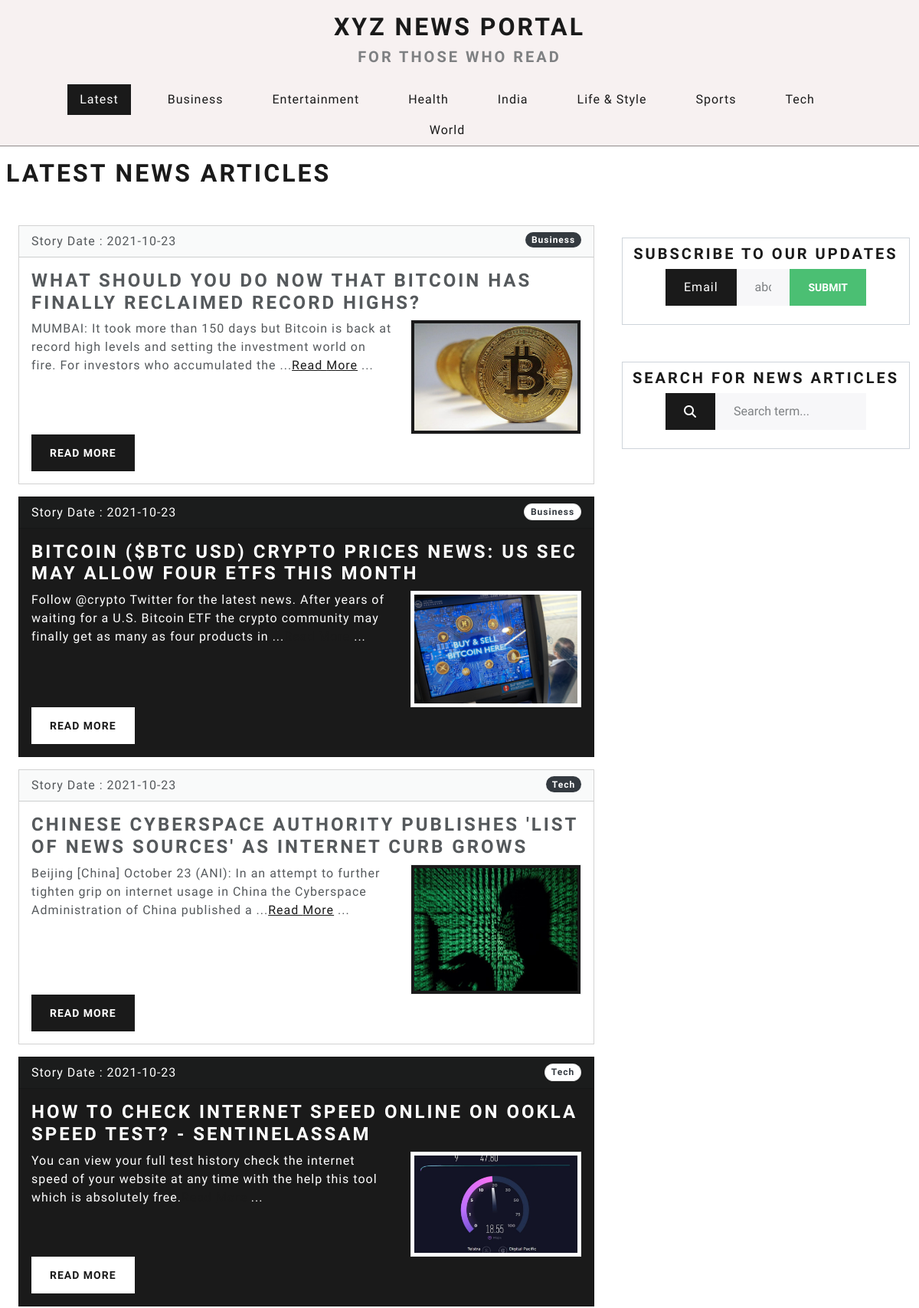
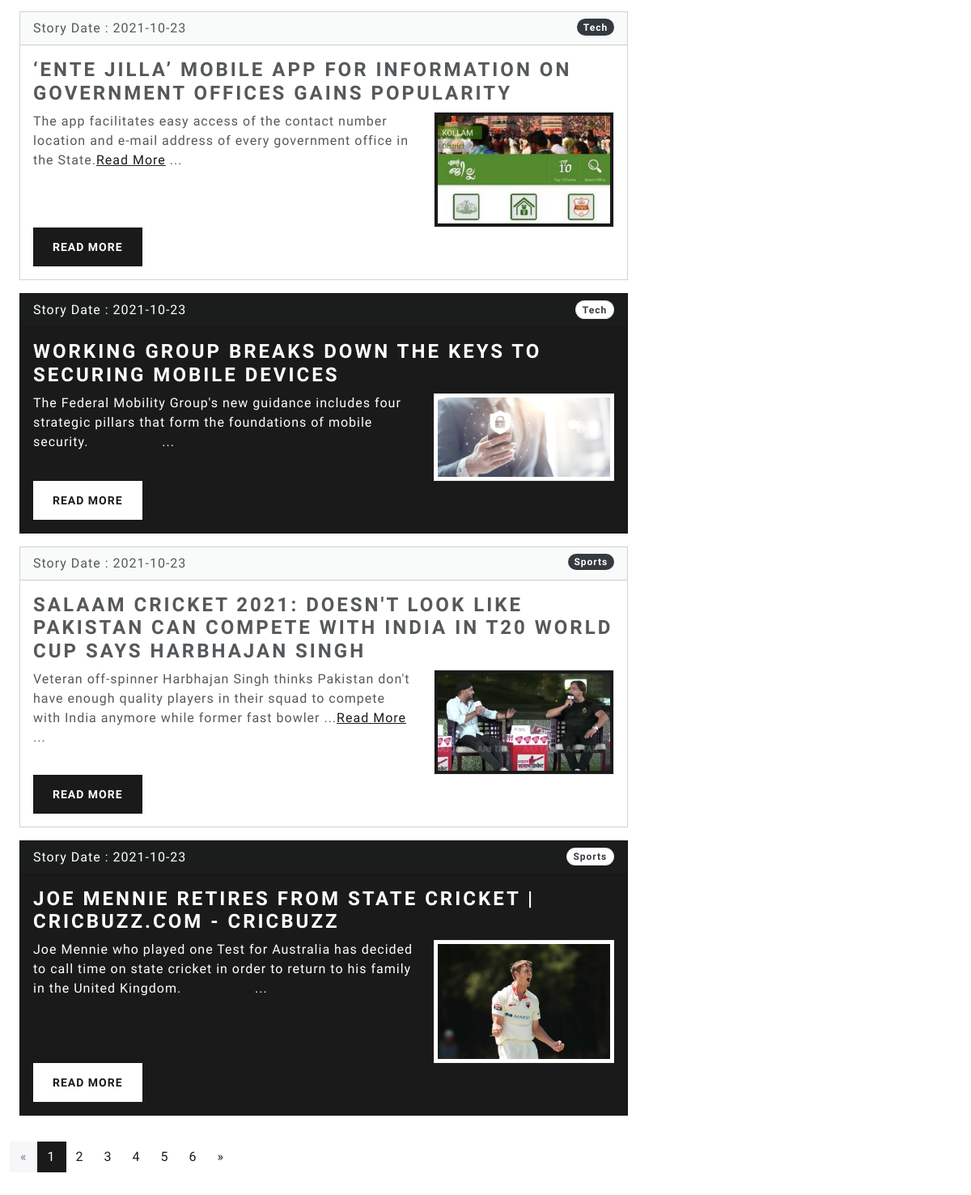
The page / on the database its author committed (2 pictures, top to bottom).
### tables this page shows
CREATE TABLE `article` (
  `article_id` int(11) NOT NULL,
  `article_title_img` text NOT NULL,
  `article_title` text NOT NULL,
  `article_category` text NOT NULL,
  `article_desc` text NOT NULL,
  `article_visit` int(11) NOT NULL DEFAULT 0,
  `admin_id` int(11) NOT NULL,
  `article_img1` text DEFAULT '',
  `article_img2` text DEFAULT '',
  `article_img3` text DEFAULT '',
  `article_status` int(11) NOT NULL DEFAULT 1,
  `article_date` date NOT NULL DEFAULT current_timestamp()
);

### index.php (the view, shortened to what this page needs)
<?php
    require('./config/db.php');
    if (!isset ($_GET['page']) ) {
        $page = 1;
    } else {
        $page = $_GET['page'];
    }
    $posts_per_page = 8;
    $page_first_result = ($page-1) * $posts_per_page;
    $query_allPosts = 'select count(*) from article where article_status = 1';
    $query_paginatedPosts = 'select * from article where article_status = 1 order by article_id desc limit '.$page_first_result.','.$posts_per_page;
    $query_allCategories = "select distinct article_category from article order by article_category";
    $results_all = mysqli_query($conn,$query_allPosts);
    $results_paginated = mysqli_query($conn,$query_paginatedPosts);
    $results_allCategories = mysqli_query($conn,$query_allCategories);
    $num_posts = mysqli_fetch_assoc($results_all);
    $num_pages = ceil($num_posts["count(*)"] / $posts_per_page);
    $posts = mysqli_fetch_all($results_paginated,MYSQLI_ASSOC);
    $allCategories = mysqli_fetch_all($results_allCategories,MYSQLI_ASSOC);
?>
<!DOCTYPE html>
<html lang="en">
<head>
    <link rel="stylesheet" href="css/main.css">
    <link rel="stylesheet" href="https://bootswatch.com/5/lux/bootstrap.css">
</head>
<body>
    <div class="header">
        <div class="container-fluid">
            <a href="index.php" id="banner">
                <div class="text-center py-3">
                    <h1>XYZ News Portal</h1>
                    <h4 class="text-muted">For those who read</h4>
                </div>
            </a>
            <div class="container-md">
                <ul class="nav nav-pills justify-content-center">
                    <li class="nav-item">
                    <a class="nav-link active" href="index.php">Latest</a>
                    </li>
                    <?php foreach($allCategories as $cat): ?>
                        <li class="nav-item">
                        <a class="nav-link" href="categorizedPosts.php?category=<?php echo str_replace(" & ","_",$cat['article_category']); ?>"><?php echo $cat['article_category']; ?></a>
                        </li>
                    <?php endforeach; ?>
                </ul>
            </div>
        </div>
    </div>
    <div class="main-content container-lg-12 mx-0">
        <h1 class="mx-2 pt-3">Latest News articles</h1>
        <div class="container-lg-12 main-container mx-0">
            <div class="row mx-0 my-3">
                <div class="col-lg-8 my-2">
                    <div class="row my-3 mx-auto">
                        <?php $N = 0;?>
                        <?php foreach($posts as $post) : ?>
                        <?php $N++; ?>
                        <?php if($N % 2 == 0) : ?>
                        <div class="col-lg-12 my-2">
                            <div class="card text-white bg-primary">
                                    <div class="card-header">
                                        Story Date : <?php echo $post['article_date'];?>
                                        <span class="badge rounded-pill bg-light" style="float:right;"><?php echo $post['article_category'];?></span>
                                    </div>
                                    <div class="card-body">
                                        <h3 class="card-title"><?php echo $post['article_title']; ?></h3>
                                        <div class="row">
                                            <?php
                                                $words = explode(" ",$post['article_desc']);
                                            ?>
                                            <div class="col-lg-8 mr-1"><p class="card-text"><?php
                                            for($i=0;$i<50;$i++){
                                                echo $words[$i].' ';
                                            }
                                            echo '...';
                                            ?>
                                            </p></div>
                                            <div class="col-lg-4 ml-1"><div id="card-thumb"><img class="img-thumbnail" src="admin/assets/upload/article/<?php echo $post['article_title_img']?>" alt=""></div></div>
                                        </div>
                                        <div class="btn btn-secondary"><a style="text-decoration:none;" href="post.php?id=<?php echo $post['article_id']; ?>">Read More</a></div>
                                    </div>
                            </div>
                        </div>
                        <?php endif; ?>
                        <?php if($N % 2) : ?>
                        <div class="col-lg-12 my-2">
                            <div class="card bg-secondary">
                                    <div class="card-header">
                                    Story Date : <?php echo $post['article_date'];?>
                                        <span class="badge rounded-pill bg-dark" style="float:right;"><?php echo $post['article_category'];?></span>
                                    </div>
                                    <div class="card-body">
                                        <h3 class="card-title"><?php echo $post['article_title']; ?></h3>
                                        <div class="row">
                                            <?php
                                                $words = explode(" ",$post['article_desc']);
                                            ?>
                                            <div class="col-lg-8 mr-1"><p class="card-text"><?php
                                            for($i=0;$i<50;$i++){
                                                echo $words[$i].' ';
                                            }
                                            echo '...';
                                            ?></p></div>
                                            <div class="col-lg-4 ml-1"><div id="card-thumb"><img class="img-thumbnail bg-primary" src="admin/assets/upload/article/<?php echo $post['article_title_img']?>" alt=""></div></div>
                                        </div>
                                        <div class="btn btn-primary"><a style="text-decoration:none; color:white;" href="post.php?id=<?php echo $post['article_id']; ?>">Read More</a></div>
                                    </div>
                            </div>
                        </div>
                        <?php endif; ?>
                        <?php endforeach; ?>
                    </div>
                </div>
                <div class="col-sm-4 mx-auto">
                    <div class=" border border-secondary p-2 my-5">
                        <h4 class="text-center">Subscribe to our updates</h4>
                        <form action="<?php $_SERVER['PHP_SELF'];?>" class="form-group mx-5" method="post">
                            <div class="input-group mb-3">
                            <span class="bg-primary text-white input-group-text">Email</i></span>
                            <input type="text" class="form-control" aria-label="email" name='email' placeholder="abc@example.com">
                            <button type="submit" class="btn btn-success" name="submit">Submit</button>
                            </div>
                        </form>
                    </div>
                    <div class=" border border-secondary search-box p-2 my-5">
                        <h4 class="text-center">Search for news articles</h4>
                        <form class="form-group mx-5" method="post">
                            <div class="input-group mb-3">
                            <span class="bg-primary text-white input-group-text"><i class="fas fa-search"></i></span>
                            <input type="text" class="form-control" aria-label="Search box" name='search' placeholder="Search term...">
                            </div>
                        </form>
                    </div>
                </div>
                <div>
                    <ul class="pagination">
                        <?php
                        $prev = $page - 1;
                            if($page == 1)
                                echo '<li class="page-item disabled"><a class="page-link" href="?page='.$prev.'">&laquo;</a></li>';
                            else
                                echo '<li class="page-item"><a class="page-link" href="?page='.$prev.'">&laquo;</a></li>';
                            for($i=1;$i<=$num_pages;$i++){
                                if($i == $page){
                                    echo '<li class="page-item active"><a class="page-link" href="?page='.$i.'">'.$i.'</a></li>';
                                }
                                else{
                                    echo '<li class="page-item"><a class="page-link" href="?page='.$i.'">'.$i.'</a></li>';
                                }
                            }
                            $next = $page + 1;
                            if($page == $num_pages)
                                echo '<li class="page-item disabled"><a class="page-link" href="?page='.$next.'">&raquo;</a></li>';
                            else
                                echo '<li class="page-item"><a class="page-link" href="?page='.$next.'">&raquo;</a></li>';
                        ?>
                    </ul>
                </div>
            </div>
        </div>
    </div>
</body>
</html>

### css/main.css (style rules this page uses)
body { background-color: #eee; }
.header { background-color: rgba(247, 241, 241, 0.986); border-bottom: 1px solid rgba(0, 0, 0, 0.425); }
.search-box { position: -webkit-sticky; position: sticky; top: 10px; }
#banner { text-decoration: none; }

### rows shown on the page
article: article_date "2021-10-23", article_category "Business", article_title "WHAT SHOULD YOU DO NOW THAT BITCOIN HAS FINALLY RECLAIMED RECORD HIGHS?", i "MUMBAI:", i "It", i "took", i "more", i "than", i "150", i "days", i "but", i "Bitcoin", i "is", i "back", i "at", i "record", i "high", i "levels", i "and", i "setting", i "the", i "investment", i "world", i "on", i "fire.", i "For", i "investors", i "who", i "accumulated", i "...", i "Read", i "More", article_title_img (picture)
article: article_date "2021-10-23", article_category "Business", article_title "BITCOIN ($BTC USD) CRYPTO PRICES NEWS: US SEC MAY ALLOW FOUR ETFS THIS MONTH", i "Follow", i "@crypto", i "Twitter", i "for", i "the", i "latest", i "news.", i "After", i "years", i "of", i "waiting", i "a", i "U.S.", i "Bitcoin", i "ETF", i "crypto", i "community", i "may", i "finally", i "get", i "as", i "many", i "four", i "products", i "in", i "...", article_title_img (picture)
article: article_date "2021-10-23", article_category "Tech", article_title "CHINESE CYBERSPACE AUTHORITY PUBLISHES 'LIST OF NEWS SOURCES' AS INTERNET CURB GROWS", article_desc "Beijing", article_desc "[China]", article_desc "October", article_desc "23", article_desc "(ANI):", article_desc "In", article_desc "an", article_desc "attempt", article_desc "to", article_desc "further", article_desc "tighten", article_desc "grip", article_desc "on", article_desc "internet", article_desc "usage", article_desc "in", article_desc "China", article_desc "the", article_desc "Cyberspace", article_desc "Administration", article_desc "of", article_desc "published", article_desc "a", article_desc "...", article_desc "Read", article_desc "More", article_title_img (picture)
article: article_date "2021-10-23", article_category "Tech", article_title "HOW TO CHECK INTERNET SPEED ONLINE ON OOKLA SPEED TEST? - SENTINELASSAM", article_desc "You", article_desc "can", article_desc "view", article_desc "your", article_desc "full", article_desc "test", article_desc "history", article_desc "check", article_desc "the", article_desc "internet", article_desc "speed", article_desc "of", article_desc "website", article_desc "at", article_desc "any", article_desc "time", article_desc "with", article_desc "help", article_desc "this", article_desc "tool", article_desc "which", article_desc "is", article_desc "absolutely", article_desc "free.", article_title_img (picture)
article: article_date "2021-10-23", article_category "Tech", article_title "‘ENTE JILLA’ MOBILE APP FOR INFORMATION ON GOVERNMENT OFFICES GAINS POPULARITY", article_desc "The", article_desc "app", article_desc "facilitates", article_desc "easy", article_desc "access", article_desc "of", article_desc "the", article_desc "contact", article_desc "number", article_desc "location", article_desc "and", article_desc "e-mail", article_desc "address", article_desc "every", article_desc "government", article_desc "office", article_desc "in", article_desc "State.", article_desc "Read", article_desc "More", article_title_img (picture)
article: article_date "2021-10-23", article_category "Tech", article_title "WORKING GROUP BREAKS DOWN THE KEYS TO SECURING MOBILE DEVICES", article_desc "The", article_desc "Federal", article_desc "Mobility", article_desc "Group's", article_desc "new", article_desc "guidance", article_desc "includes", article_desc "four", article_desc "strategic", article_desc "pillars", article_desc "that", article_desc "form", article_desc "the", article_desc "foundations", article_desc "of", article_desc "mobile", article_desc "security.", article_title_img (picture)
article: article_date "2021-10-23", article_category "Sports", article_title "SALAAM CRICKET 2021: DOESN'T LOOK LIKE PAKISTAN CAN COMPETE WITH INDIA IN T20 WORLD CUP SAYS HARBHAJAN SINGH", article_desc "Veteran", article_desc "off-spinner", article_desc "Harbhajan", article_desc "Singh", article_desc "thinks", article_desc "Pakistan", article_desc "don't", article_desc "have", article_desc "enough", article_desc "quality", article_desc "players", article_desc "in", article_desc "their", article_desc "squad", article_desc "to", article_desc "compete", article_desc "with", article_desc "India", article_desc "anymore", article_desc "while", article_desc "former", article_desc "fast", article_desc "bowler", article_desc "...", article_desc "Read", article_desc "More", article_title_img (picture)
article: article_date "2021-10-23", article_category "Sports", article_title "JOE MENNIE RETIRES FROM STATE CRICKET | CRICBUZZ.COM - CRICBUZZ", i "Joe", i "Mennie", i "who", i "played", i "one", i "Test", i "for", i "Australia", i "has", i "decided", i "to", i "call", i "time", i "on", i "state", i "cricket", i "in", i "order", i "return", i "his", i "family", i "the", i "United", i "Kingdom.", article_title_img (picture)

### other values the page prints
$cat['article_category'] "Business"
$cat['article_category'] "Entertainment"
$cat['article_category'] "Health"
$cat['article_category'] "India"
$cat['article_category'] "Life & Style"
$cat['article_category'] "Sports"
$cat['article_category'] "Tech"
$cat['article_category'] "World"
